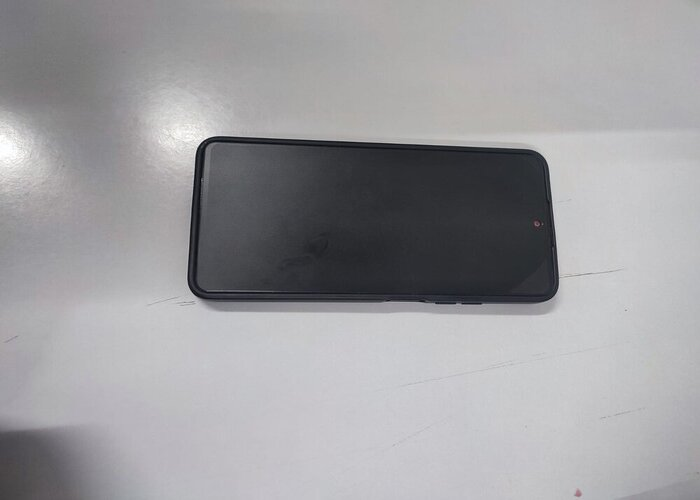
#> input picture gambaruas.jpg, 700 x 500 px
$ jupyter execute 'Project UAS Adinda _088.ipynb'
#> lines starting #> are read from the running program, lines starting #| are printed output that depends on the picture; after the words box and inside, x2 and y2 are one past the last pixel; in counts of white or black regions, pixels touching at a corner belong together
# Adinda Musika Permata_202131088

[cell 1]
import cv2
import numpy as np
import matplotlib.pyplot as plt

# Membaca Gambar

[cell 2]
gambar = cv2.imread('gambaruas.jpg')
#> gambar is the input picture: shape (500, 700, 3); mean B, G, R 160.2, 157.5, 158.1

# Konversi Gambar Ke Grayscale

[cell 3]
abu_abu = cv2.cvtColor(gambar, cv2.COLOR_BGR2GRAY)

# Melakukan Operasi Deteksi Tepi pada Gambar

[cell 4]
tanda_tepi = cv2.Canny(abu_abu, 30, 150)
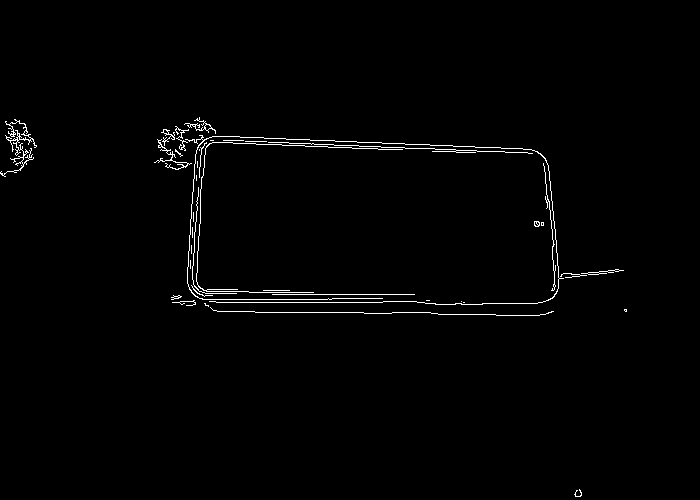
#> tanda_tepi: shape (500, 700); 1.2% white in thin lines or dots, all inside (x1, y1, x2, y2) = (0, 117, 627, 497)

# Mencari Kontur Pada Gambar

[cell 5]
kontur, _ = cv2.findContours(tanda_tepi, cv2.RETR_EXTERNAL, cv2.CHAIN_APPROX_SIMPLE)
#> kontur = 38 contours, 31 with area under 20; largest, box (x1, y1, x2, y2) and area: (0, 119, 37, 177) 96, (184, 117, 216, 134) 47, (185, 135, 564, 305) 43, (154, 139, 192, 170) 35, (161, 129, 175, 146) 30, (581, 269, 624, 275) 30, (534, 221, 540, 227) 24

# Salinan Gambar Asli

[cell 6]
gambar_asli = np.copy(gambar)

# Gambar Kontur pada Gambar Asli

[cell 7]
cv2.drawContours(gambar_asli, kontur, -1, (0, 0, 255), 3)
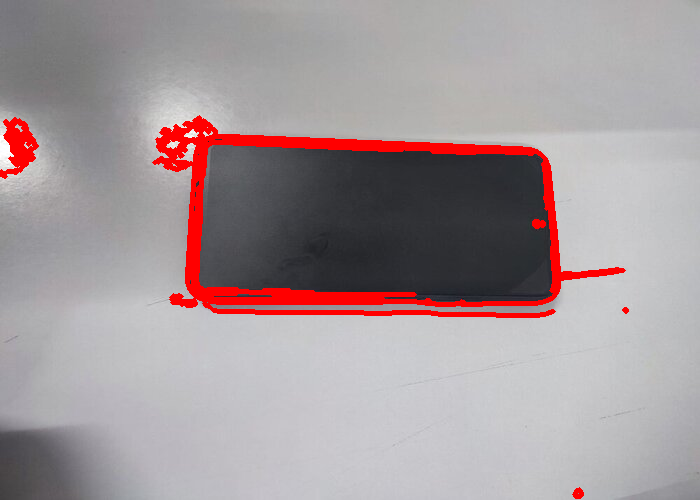
#> gambar_asli: shape (500, 700, 3); 4.6% of pixels changed, all inside (x1, y1, x2, y2) = (0, 115, 629, 499)

# Menampilkan Gambar dalam Subplot

[cell 8]
fig, ax = plt.subplots(1, 2, figsize=(10, 5))
# Menampilkan gambar asli pada subplot pertama
ax[0].imshow(cv2.cvtColor(gambar, cv2.COLOR_BGR2RGB))
ax[0].set_title('Gambar Asli')

# Menampilkan gambar dengan kontur pada subplot kedua
ax[1].imshow(cv2.cvtColor(gambar_asli, cv2.COLOR_BGR2RGB))
ax[1].set_title('Gambar Contour')
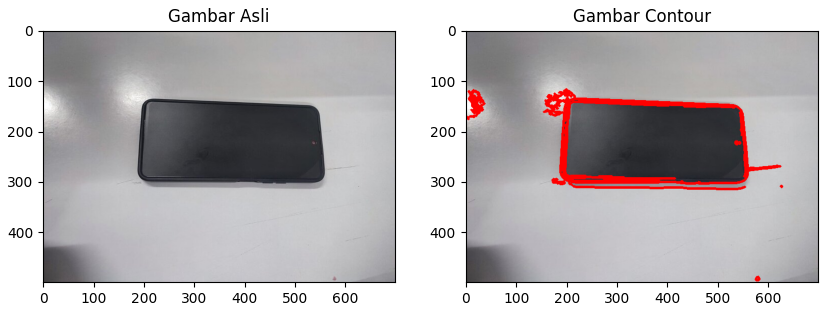
#> figure drawn by matplotlib, 2 panels
